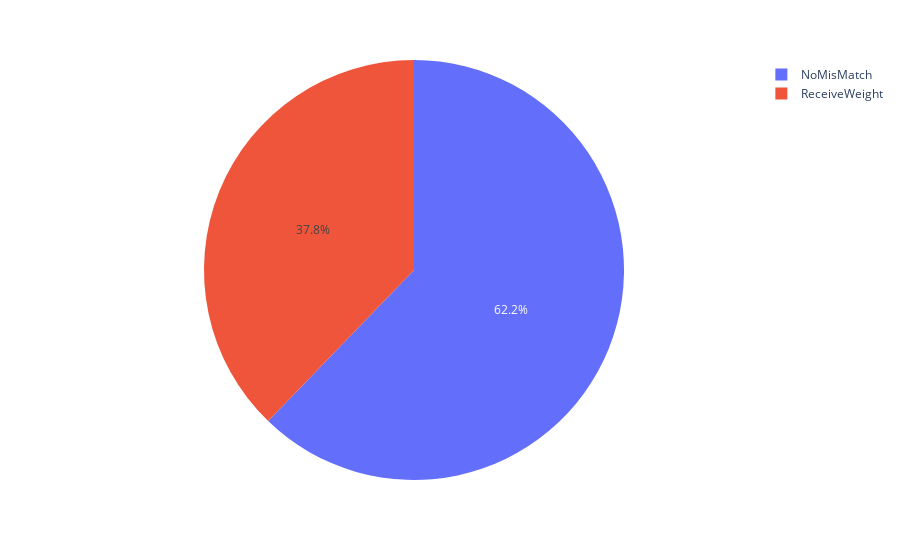

The notebook cell saved with this chart:
### Code cell
## This is just a test with plot

import plotly.express as px
import pandas as pd

def generate_chart():
    data = {
        "Count": [12280, 7457],
        "Type": ["NoMisMatch", "ReceiveWeight"],
    }
    df = pd.DataFrame(data)
    print(df)
    fig = px.pie(df, values="Count", names="Type")
    fig.show()


generate_chart()

### Figure 1 — Plotly figure (JSON) as saved in the notebook; plotly's stock layout.template omitted (floating-point values rounded to 4 significant figures)
{"data": [{"domain": {"x": [0, 1], "y": [0, 1]}, "hovertemplate": "Type=%{label}<br>Count=%{value}<extra></extra>", "labels": ["NoMisMatch", "ReceiveWeight"], "legendgroup": "", "name": "", "showlegend": true, "type": "pie", "values": [12280, 7457]}], "layout": {"legend": {"tracegroupgap": 0}, "margin": {"t": 60}}}
